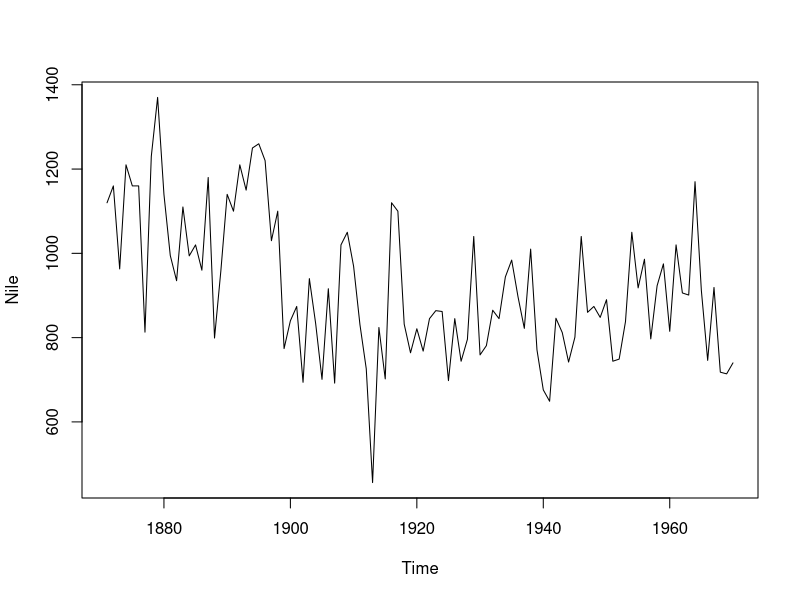
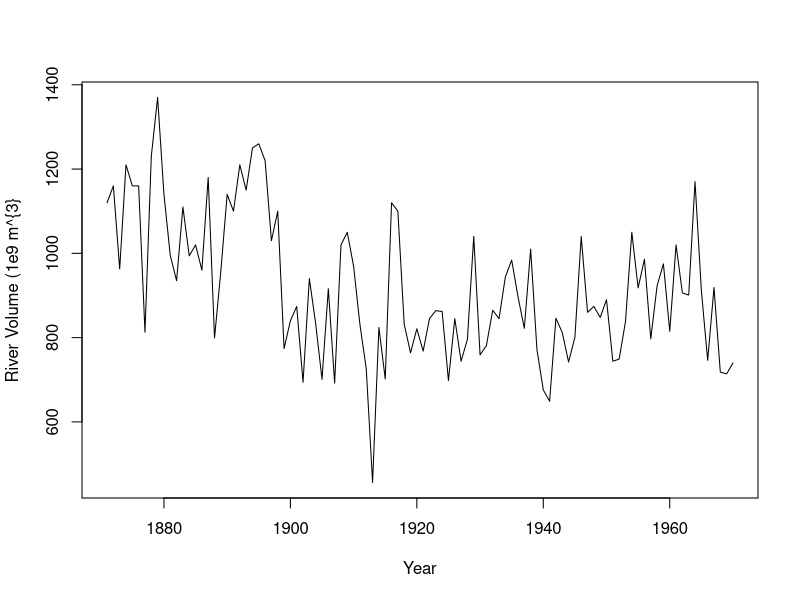
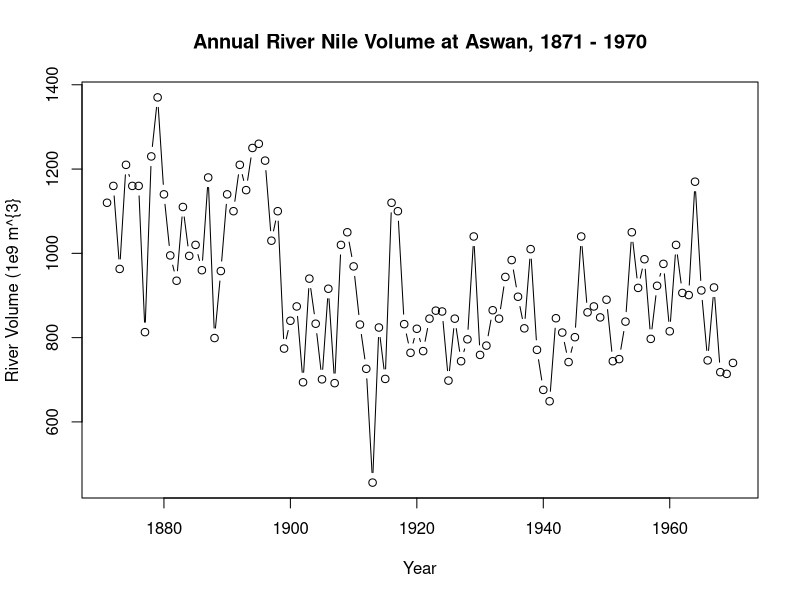
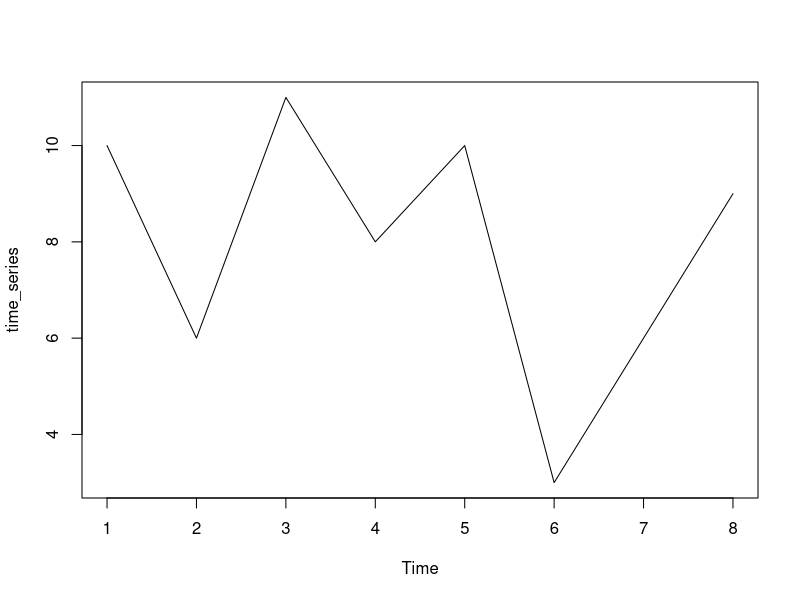
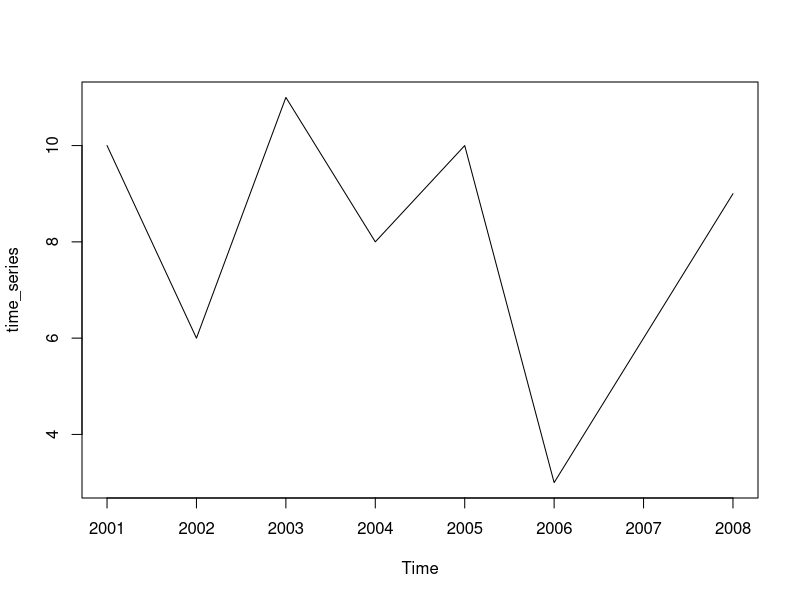
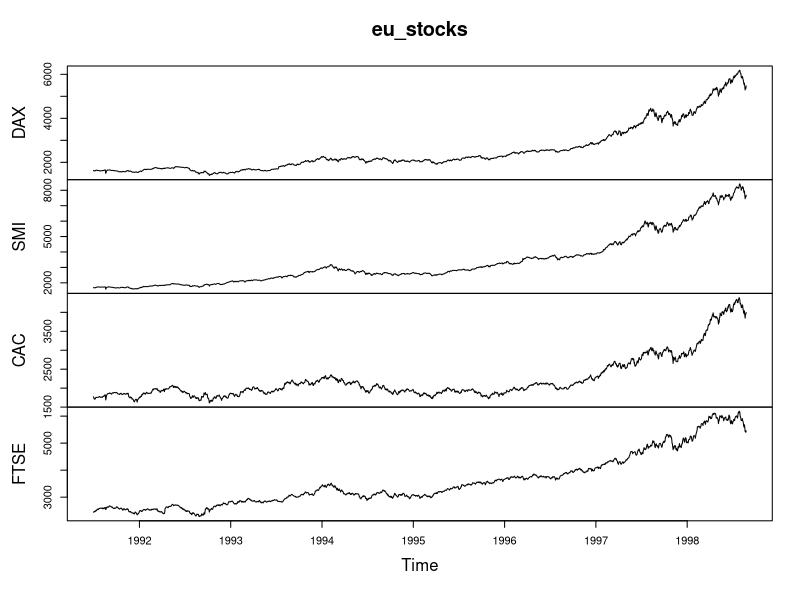
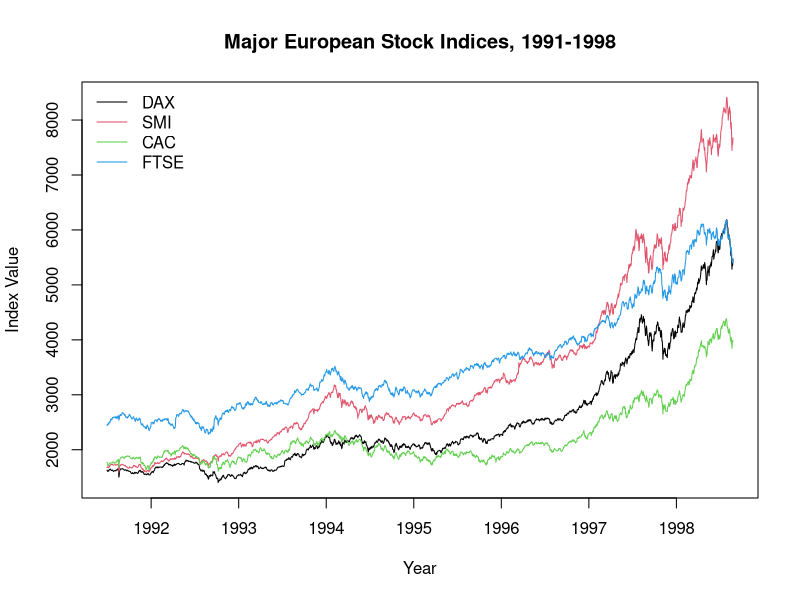
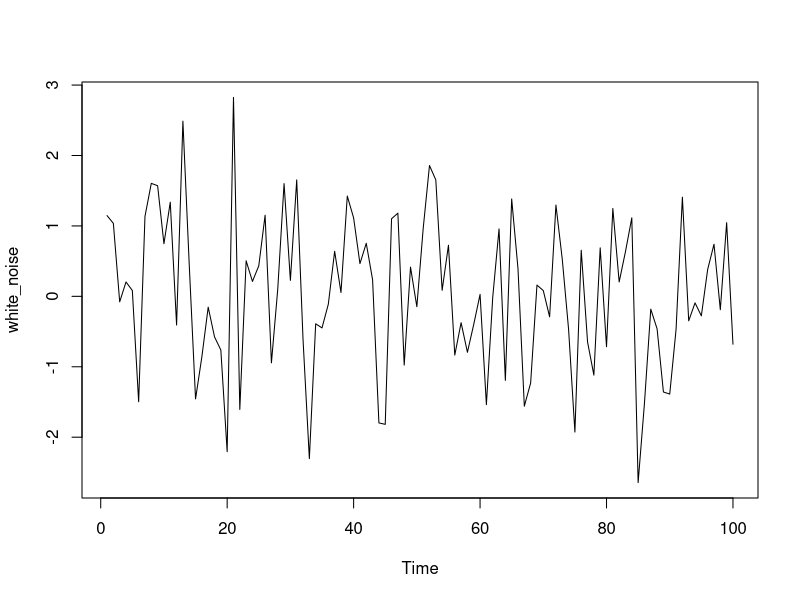

Generate these figures, in order, with R:
## ---- chunk 1
knitr::opts_chunk$set(echo = TRUE)

library(tidyverse)

## ---- chunk 2
# Plot the Nile data
plot(Nile)

# Plot the Nile data with xlab adn ylab arguments
plot(Nile, xlab = "Year", ylab = "River Volume (1e9 m^{3}")

# Plot the Nile data with xlab, ylab, main, and type arguments
plot(Nile, xlab = "Year", ylab = "River Volume (1e9 m^{3}", main = "Annual River Nile Volume at Aswan, 1871 - 1970", type = "b")
## ---- chunk 3
# building ts() objects
data_vector <- c(10, 6, 11, 8, 10, 3, 6, 9)

time_series <- ts(data_vector)
plot(time_series)

# specifiy the start date and observation frequency
time_series <- ts(data_vector, start = 2001, frequency = 1)
plot(time_series)

# check whether an object is of the ts() class: 
is.ts(data_vector)
is.ts(time_series)
## ---- chunk 4
# Check whether eu_stocks is a ts object
eu_stocks <- EuStockMarkets
is.ts(eu_stocks)

# View the start, end, and frequency of eu_stocks
start(eu_stocks)
end(eu_stocks)
frequency(eu_stocks)

# Generate a simple plot of eu_stocks
plot(eu_stocks)

# Use ts.plot with eu_stocks
ts.plot(eu_stocks, col = 1:4, xlab = "Year", ylab = "Index Value", main = "Major European Stock Indices, 1991-1998")

# Add a legend to your ts.plot
legend("topleft", colnames(eu_stocks), lty = 1, col = 1:4, bty = "n")
## ---- chunk 5
# Simulate a WN model with list(order = c(0, 0, 0))
white_noise <- arima.sim(model = list(order= c(0,0,0)), n = 100)

# Plot the white noise data
ts.plot(white_noise)

# Simulate form the WN moel with: mean = 100, sd = 10
white_noise_2 <- arima.sim(model = list(order = c(0,0,0)), n = 100, mean = 100, sd = 10)

# Plot white noise 2 data
ts.plot(white_noise_2)
## ---- chunk 6
# create a y
y <- arima.sim(model = list(order = c(0,0,0)), n = 100, mean = 95, sd = 10)
mean(y)
var(y)

# Fit the WN model to y using the arima command
arima(y, order = c(0, 0, 0))

## ---- chunk 7
# Generate a RW model using arima.sim
random_walk <- arima.sim(model = list(order = c(0, 1, 0)), n = 100)

# Plot random_walk
ts.plot(random_walk)

# Calculate the first difference series
random_walk_diff <- diff(x = random_walk, lag = 1)

# Plot random_walk_diff 
ts.plot(random_walk_diff)
## ---- chunk 8
# Generate a RW model with a drift using arima.sim
rw_drift <- arima.sim(model = list(order = c(0, 1, 0)), n = 100, mean = 1)

# Plot 
ts.plot(rw_drift)

# Calculate the first difference series
rw_drift_diff <- diff(rw_drift, lag = 1)

# Plot rw_drift_diff
ts.plot(rw_drift_diff)

## ---- chunk 9
# generate a random walk time seris
rw_drift <- arima.sim(model = list(order = c(0, 1, 0)), n = 100, mean = 1)

#  Difference the random_walk data
rw_diff <- diff(rw_drift, lag = 1)

# Plot rw_diff
ts.plot(rw_diff)

# Now fit the WN model to the difference data
model_wn <- arima(x = rw_diff, order = c(0, 0, 0))
model_wn

# Store the value of the estimated time trend (intercept)
int_wn <- model_wn$coef

# Plot the original random_walk data
ts.plot(rw_drift)

# Use abline(0, ...) to add time trend to the figure
abline(a = 0, b = int_wn)

## ---- chunk 10
# Use arima.sim() to generate WN data
white_noise <- arima.sim(model = list(order = c(0, 0, 0)), n = 100)

# use cumsum() to convert the WN data to RW
random_walk <- cumsum(white_noise)

# Use arima.sim() to generate WN drift data
wn_drift <- arima.sim(model = list(order = c(0, 0, 0)), n = 100, mean = 0.4)

# Use cumsum() to convert the WN drift data to RW 
rw_drift <- cumsum(wn_drift)

# Plot all four data objects
plot.ts(cbind(white_noise, random_walk, wn_drift, rw_drift))

## ---- chunk 11

